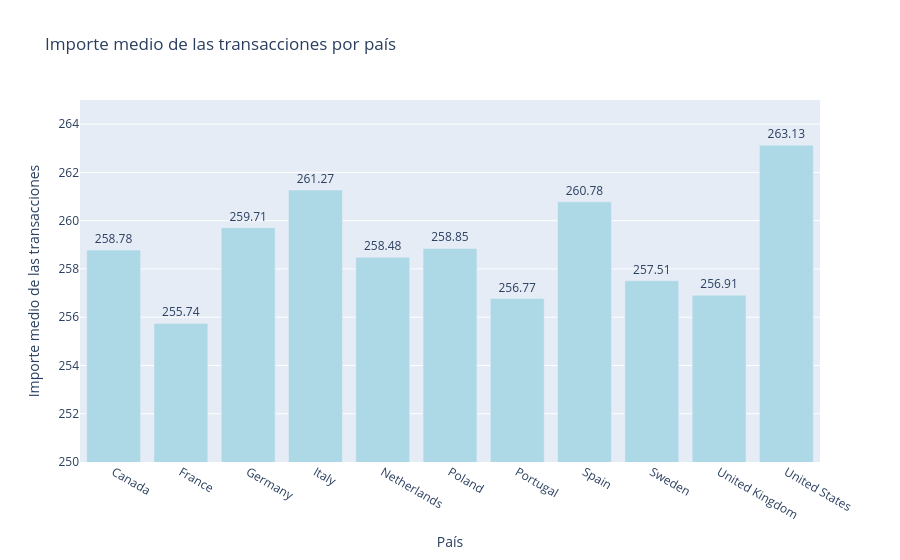

This figure's notebook cell:
### Markdown cell above
2.4 Una variable categòrica i una numèrica.

### Code cell
# Merge de transacciones con usuarios
trans_users = pd.merge(df_transactions, df_users,left_on="users_id",right_on="id")

# Importe medio por país
df_country_amount = (trans_users.groupby("country").agg(amount_mean=("amount", "mean")).reset_index())

# Redondear el df a dos decimales
df_country_amount = df_country_amount.round(2)

grafico = px.bar(df_country_amount, x="country",y="amount_mean",text="amount_mean",
                title="Importe medio de las transacciones por país",
                color_discrete_sequence=["lightblue"])

grafico.update_traces(textposition="outside")
grafico.update_yaxes(range=[250,265]) #Para hacer zoom y que se vea el tramo
grafico.update_layout(xaxis_title="País", yaxis_title="Importe medio de las transacciones")

grafico.show()

### Figure 1 — Plotly figure (JSON) as saved in the notebook; plotly's stock layout.template omitted (floating-point values rounded to 4 significant figures)
{"data": [{"hovertemplate": "country=%{x}<br>amount_mean=%{text}<extra></extra>", "legendgroup": "", "marker": {"color": "lightblue", "pattern": {"shape": ""}}, "name": "", "orientation": "v", "showlegend": false, "text": [258.8, 255.7, 259.7, 261.3, 258.5, 258.9, 256.8, 260.8, 257.5, 256.9, 263.1], "textposition": "outside", "type": "bar", "x": ["Canada", "France", "Germany", "Italy", "Netherlands", "Poland", "Portugal", "Spain", "Sweden", "United Kingdom", "United States"], "xaxis": "x", "y": [258.8, 255.7, 259.7, 261.3, 258.5, 258.9, 256.8, 260.8, 257.5, 256.9, 263.1], "yaxis": "y"}], "layout": {"barmode": "relative", "legend": {"tracegroupgap": 0}, "title": {"text": "Importe medio de las transacciones por país"}, "xaxis": {"anchor": "y", "domain": [0, 1], "title": {"text": "País"}}, "yaxis": {"anchor": "x", "domain": [0, 1], "range": [250, 265], "title": {"text": "Importe medio de las transacciones"}}}}
